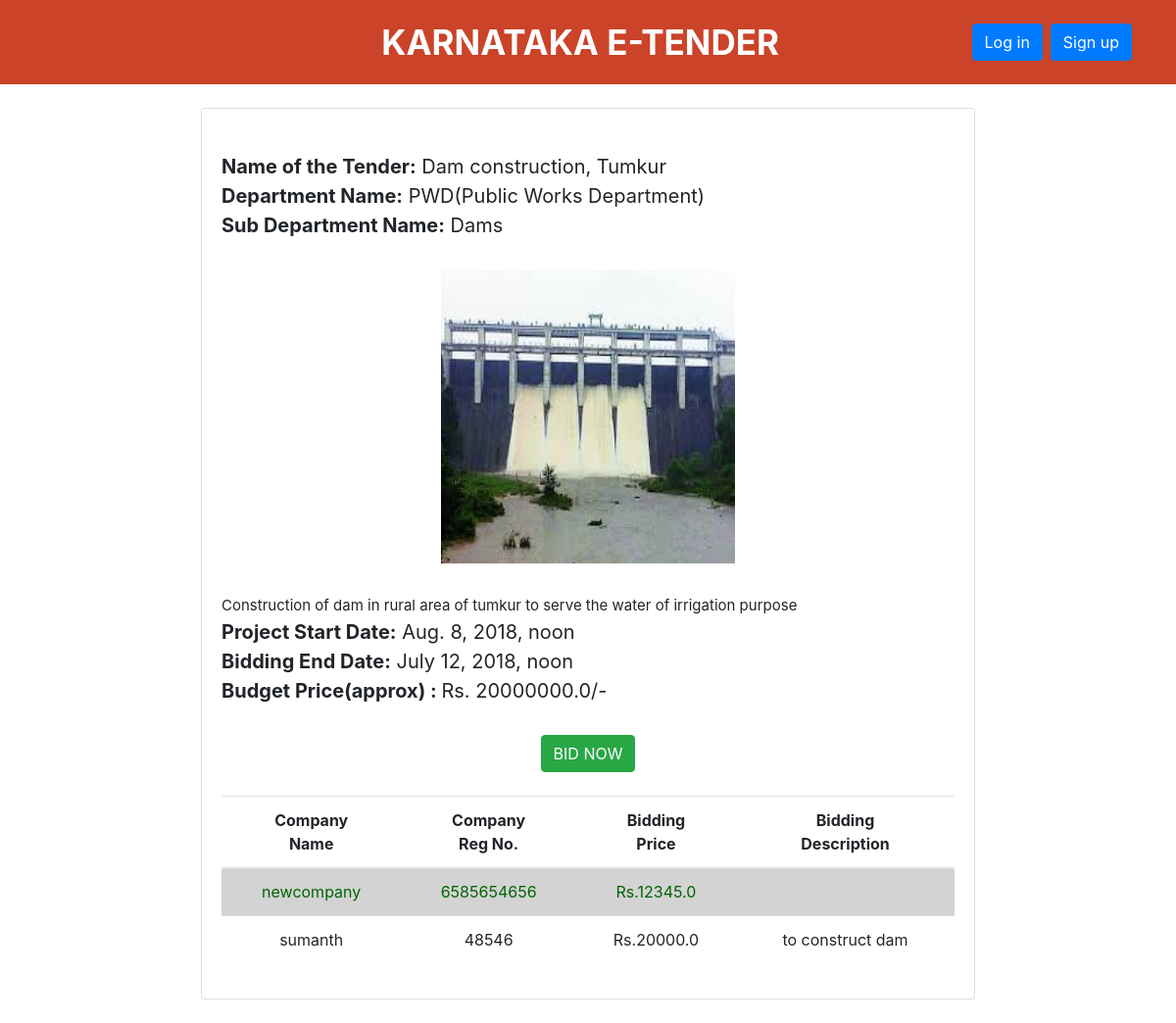
Screenshot of /bid/2/ with the database file from the repository.
### tender/models.py (models this page shows, shortened)
class tender(models.Model):
	t_name=models.CharField(max_length=30)
	D_Id=models.ForeignKey(dept_master, related_name='department_id1', on_delete=models.CASCADE,)
	Sub_Id=models.ForeignKey(sub_dept, related_name='sub_department_id', on_delete=models.CASCADE,)
	t_description = models.CharField(max_length=100)
	t_image= models.CharField(max_length=50,null=True)
	t_start_period=models.DateTimeField(null=True)
	t_price=models.FloatField()
	t_end_date = models.DateTimeField(null=True)

class dept_master(models.Model):
	d_name=models.CharField(max_length=30)
	d_image= models.CharField(max_length=50,null=True)

class sub_dept(models.Model):
	sub_dept_name=models.CharField(max_length=30)
	sub_image= models.CharField(max_length=50,null=True)
	D_Id=models.ForeignKey(dept_master, related_name='department_id', on_delete=models.CASCADE,)

class bidding(models.Model):
	c_id = models.ForeignKey(company,related_name = 'company_id',on_delete=models.CASCADE,null=False,default=None)
	t_id = models.ForeignKey(tender,related_name = 'tender_id',on_delete=models.CASCADE,)
	b_price = models.FloatField()
	b_description = models.CharField(max_length=100)

class company(models.Model):
	c_name=models.CharField(max_length=30, null=True)
	c_reg_no=models.CharField(max_length=12, unique=True)

### tender/views.py (the view)
# urls.py: url(r'^bid/(?P<pk>\d+)/$',views.bid,name='bid'),
def bid(request,pk):
	bidding_list= tender.objects.filter(id=pk)
	bidding_object= bidding.objects.filter(t_id=pk).order_by('b_price')
	return render(request,'bid_list.html',{'bidding_list':bidding_list,'bidding_object':bidding_object})

### templates/bid_list.html
{% extends 'base.html' %}
{% load static %}
{% block content %}
	<br>
	<div class="row justify-content-center" >
   		<div class="col-lg-8 col-md-8 col-sm-8">
   		    <div class="card">
   		         <div class="card-body">
		{% for bid in bidding_list %}
		<br>
	<a style="font-size: 20px;text-align:right"/><b>Name of the Tender:</b> {{ bid.t_name }} <br>
	<a style=" font-size: 20px;text-align:right"/><b>Department Name:</b>     {{ bid.D_Id.d_name }} <br>
	<a style=" font-size: 20px;text-align:right"/><b>Sub Department Name:</b> {{ bid.Sub_Id.sub_dept_name }} <br>
	<br>
  	<a style="font-size: 20px;text-align:right"/><center><img src="..\..\{{ bid.t_image }}"  style="height: 300px; width: 300px;"/></center><br>
	<a style=" font-size: 15px;text-align:right"/>{{ bid.t_description }}<br>
	<a style=" font-size: 20px;text-align:right"/><b>Project Start Date:</b> {{bid.t_start_period}} <br>
	<a style=" font-size: 20px;text-align:right"/><b>Bidding End Date:</b> {{bid.t_end_date}} <br>
	<a style=" font-size: 20px;text-align:right"/><b>Budget Price(approx) : </b>Rs. {{bid.t_price}}/-<br>
	<br>{% if user.username != 'group_13' %}
			<center><a href="{% url 'bid_now' bid.id user.username%}" button type="submit" class="btn btn-success">BID NOW</button></a>
		{% endif %}
	<br>
		{% endfor %}
		<br>
		<table class="table">
		<thead class="thead-inverse">
			<tr >
				<th><center>Company<br> Name</th>
				<th><center>Company <br>Reg No.</th>
				<th><center>Bidding<br> Price</th>
				<th><center>Bidding <br>Description</th>
			</tr>
		</thead>
		<tbody>
		{%for obj in bidding_object %}
			<tr>
				{% if obj == bidding_object.first %}
				<div>
				<tr style="background-color: lightgray">
				<td class="align-middle" style="color: darkgreen"><center>{{ obj.c_id.c_name }}</td>
				<td class="align-middle"style="color: darkgreen"><center>{{ obj.c_id.c_reg_no }}</td>
				<td class="align-middle" style="color: darkgreen"><center>Rs.{{ obj.b_price }}</td>
				<td class="align-middle" style="color: darkgreen"><center>{{ obj.b_description }}</td>
				</tr>
				</div>
				{% else %}
				<td class="align-middle"><center>{{ obj.c_id.c_name }}</td>
				<td class="align-middle"><center>{{ obj.c_id.c_reg_no }}</td>
				<td class="align-middle"><center>Rs.{{ obj.b_price }}</td>
				<td class="align-middle"><center>{{ obj.b_description }}</td>
				{% endif %}
			</tr>
			{% endfor %}
		</tbody>
	</table>
</div>
</div>
</div>
</div>
		</body>
	{% endblock %}

### rows the page displays
tender: t_name "Dam construction, Tumkur", D_Id.d_name "PWD(Public Works Department)", Sub_Id.sub_dept_name "Dams", t_image (picture), t_description "Construction of dam in rural area of tumkur to serve the water of irrigation purpose", t_start_period "Aug. 8, 2018, noon", t_end_date "July 12, 2018, noon", t_price "20000000.0"
bidding: c_id.c_name "newcompany", c_id.c_reg_no "6585654656", b_price "12345.0"
bidding: c_id.c_name "sumanth", c_id.c_reg_no "48546", b_price "20000.0", b_description "to construct dam"
